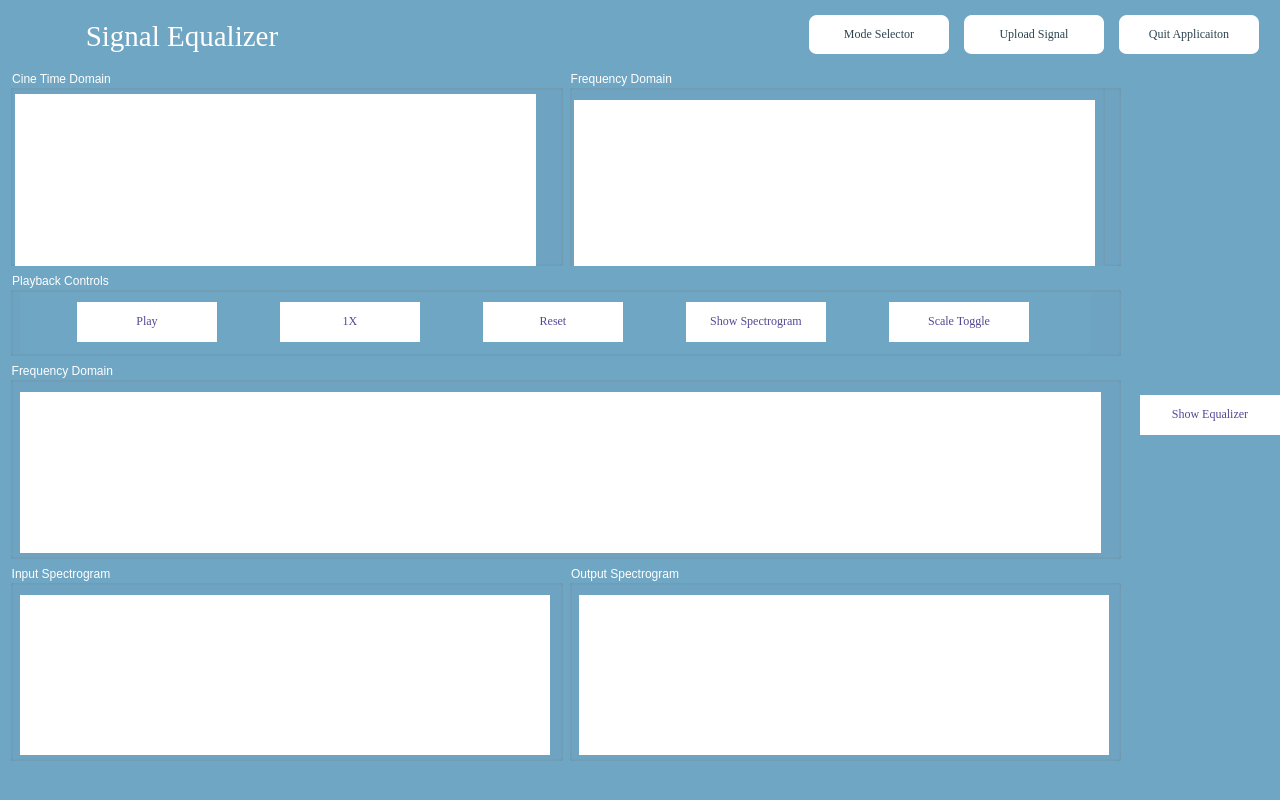
<?xml version="1.0" encoding="UTF-8"?>
<ui version="4.0">
 <class>MainWindow</class>
 <widget class="QMainWindow" name="MainWindow">
  <property name="geometry">
   <rect>
    <x>0</x>
    <y>0</y>
    <width>1280</width>
    <height>800</height>
   </rect>
  </property>
  <property name="font">
   <font>
    <family>Times New Roman</family>
   </font>
  </property>
  <property name="windowTitle">
   <string>MainWindow</string>
  </property>
  <property name="styleSheet">
   <string notr="true">background-color: rgb(111, 166, 195);
color:white;</string>
  </property>
  <widget class="QWidget" name="centralwidget">
   <widget class="QWidget" name="horizontalLayoutWidget_4">
    <property name="geometry">
     <rect>
      <x>800</x>
      <y>10</y>
      <width>471</width>
      <height>51</height>
     </rect>
    </property>
    <property name="font">
     <font>
      <family>Times New Roman</family>
     </font>
    </property>
    <layout class="QHBoxLayout" name="top_control_layout">
     <property name="rightMargin">
      <number>0</number>
     </property>
     <item>
      <widget class="QPushButton" name="toggle_mode">
       <property name="sizePolicy">
        <sizepolicy hsizetype="Expanding" vsizetype="Expanding">
         <horstretch>0</horstretch>
         <verstretch>0</verstretch>
        </sizepolicy>
       </property>
       <property name="maximumSize">
        <size>
         <width>140</width>
         <height>40</height>
        </size>
       </property>
       <property name="font">
        <font>
         <family>Times New Roman</family>
        </font>
       </property>
       <property name="cursor">
        <cursorShape>PointingHandCursor</cursorShape>
       </property>
       <property name="styleSheet">
        <string notr="true">QPushButton {
                        border: none;
                        padding: 10px;
				    	  color: rgb(42, 66, 79);
					  background-color: rgb(255, 255, 255);
                        border-bottom: 2px solid transparent;
 					  border-radius:8px;
                        }
</string>
       </property>
       <property name="text">
        <string>Mode Selector</string>
       </property>
      </widget>
     </item>
     <item>
      <widget class="QPushButton" name="upload_signal">
       <property name="sizePolicy">
        <sizepolicy hsizetype="Expanding" vsizetype="Expanding">
         <horstretch>0</horstretch>
         <verstretch>0</verstretch>
        </sizepolicy>
       </property>
       <property name="maximumSize">
        <size>
         <width>140</width>
         <height>40</height>
        </size>
       </property>
       <property name="font">
        <font>
         <family>Times New Roman</family>
        </font>
       </property>
       <property name="cursor">
        <cursorShape>PointingHandCursor</cursorShape>
       </property>
       <property name="styleSheet">
        <string notr="true">QPushButton {
                        border: none;
                        padding: 10px;
				    	  color: rgb(42, 66, 79);
					  background-color: rgb(255, 255, 255);
                        border-bottom: 2px solid transparent;
 					  border-radius:8px;
                        }
</string>
       </property>
       <property name="text">
        <string>Upload Signal</string>
       </property>
      </widget>
     </item>
     <item>
      <widget class="QPushButton" name="quit_app">
       <property name="sizePolicy">
        <sizepolicy hsizetype="Expanding" vsizetype="Expanding">
         <horstretch>0</horstretch>
         <verstretch>0</verstretch>
        </sizepolicy>
       </property>
       <property name="maximumSize">
        <size>
         <width>140</width>
         <height>40</height>
        </size>
       </property>
       <property name="font">
        <font>
         <family>Times New Roman</family>
        </font>
       </property>
       <property name="cursor">
        <cursorShape>PointingHandCursor</cursorShape>
       </property>
       <property name="styleSheet">
        <string notr="true">QPushButton {
                        border: none;
                        padding: 10px;
				    	  color: rgb(42, 66, 79);
					  background-color: rgb(255, 255, 255);
                        border-bottom: 2px solid transparent;
 					  border-radius:8px;
                        }
</string>
       </property>
       <property name="text">
        <string>Quit Applicaiton</string>
       </property>
      </widget>
     </item>
    </layout>
   </widget>
   <widget class="QWidget" name="gridLayoutWidget">
    <property name="geometry">
     <rect>
      <x>10</x>
      <y>70</y>
      <width>1111</width>
      <height>691</height>
     </rect>
    </property>
    <layout class="QGridLayout" name="graphs_container">
     <item row="0" column="1">
      <widget class="QGroupBox" name="cine_graph_container_3">
       <property name="title">
        <string>Frequency Domain</string>
       </property>
       <widget class="QWidget" name="widget_7" native="true">
        <property name="geometry">
         <rect>
          <x>5</x>
          <y>30</y>
          <width>521</width>
          <height>271</height>
         </rect>
        </property>
        <property name="maximumSize">
         <size>
          <width>16777215</width>
          <height>16777215</height>
         </size>
        </property>
        <property name="styleSheet">
         <string notr="true">background-color:white;</string>
        </property>
       </widget>
       <widget class="QGroupBox" name="cine_graph_container_4">
        <property name="geometry">
         <rect>
          <x>0</x>
          <y>0</y>
          <width>536</width>
          <height>309</height>
         </rect>
        </property>
        <property name="title">
         <string>Frequency Domain </string>
        </property>
        <widget class="QWidget" name="widget_8" native="true">
         <property name="geometry">
          <rect>
           <x>5</x>
           <y>30</y>
           <width>521</width>
           <height>271</height>
          </rect>
         </property>
         <property name="maximumSize">
          <size>
           <width>16777215</width>
           <height>16777215</height>
          </size>
         </property>
         <property name="styleSheet">
          <string notr="true">background-color:white;</string>
         </property>
        </widget>
       </widget>
      </widget>
     </item>
     <item row="0" column="0">
      <widget class="QGroupBox" name="ipSpectogram_graph_container_2">
       <property name="title">
        <string>Cine Time Domain</string>
       </property>
       <widget class="QWidget" name="widget_2" native="true">
        <property name="geometry">
         <rect>
          <x>5</x>
          <y>24</y>
          <width>521</width>
          <height>271</height>
         </rect>
        </property>
        <property name="maximumSize">
         <size>
          <width>16777215</width>
          <height>16777215</height>
         </size>
        </property>
        <property name="styleSheet">
         <string notr="true">background-color:white;</string>
        </property>
       </widget>
      </widget>
     </item>
     <item row="2" column="0" colspan="2">
      <widget class="QGroupBox" name="status_group">
       <property name="maximumSize">
        <size>
         <width>16777215</width>
         <height>84</height>
        </size>
       </property>
       <property name="toolTip">
        <string/>
       </property>
       <property name="title">
        <string>Playback Controls</string>
       </property>
       <widget class="QWidget" name="horizontalLayoutWidget">
        <property name="geometry">
         <rect>
          <x>10</x>
          <y>20</y>
          <width>1071</width>
          <height>61</height>
         </rect>
        </property>
        <layout class="QHBoxLayout" name="horizontalLayout_2">
         <item>
          <widget class="QPushButton" name="play_pause_button">
           <property name="sizePolicy">
            <sizepolicy hsizetype="Expanding" vsizetype="Expanding">
             <horstretch>0</horstretch>
             <verstretch>0</verstretch>
            </sizepolicy>
           </property>
           <property name="maximumSize">
            <size>
             <width>140</width>
             <height>40</height>
            </size>
           </property>
           <property name="font">
            <font>
             <family>Times New Roman</family>
            </font>
           </property>
           <property name="cursor">
            <cursorShape>PointingHandCursor</cursorShape>
           </property>
           <property name="styleSheet">
            <string notr="true">QPushButton {
                        border: none;
                        padding: 10px;
                        color: rgb(83,71,146);
					  background-color: rgb(255, 255, 255);
                        border-bottom: 2px solid transparent;
                        }
QPushButton:hover {
					  background-color: rgb(240,240,240);
                        }</string>
           </property>
           <property name="text">
            <string>Play</string>
           </property>
          </widget>
         </item>
         <item>
          <widget class="QPushButton" name="speed_button">
           <property name="sizePolicy">
            <sizepolicy hsizetype="Expanding" vsizetype="Expanding">
             <horstretch>0</horstretch>
             <verstretch>0</verstretch>
            </sizepolicy>
           </property>
           <property name="maximumSize">
            <size>
             <width>140</width>
             <height>40</height>
            </size>
           </property>
           <property name="font">
            <font>
             <family>Times New Roman</family>
            </font>
           </property>
           <property name="cursor">
            <cursorShape>PointingHandCursor</cursorShape>
           </property>
           <property name="styleSheet">
            <string notr="true">QPushButton {
                        border: none;
                        padding: 10px;
                        color: rgb(83,71,146);
					  background-color: rgb(255, 255, 255);
                        border-bottom: 2px solid transparent;
                        }
QPushButton:hover {
					  background-color: rgb(240,240,240);
                        }</string>
           </property>
           <property name="text">
            <string>1X</string>
           </property>
          </widget>
         </item>
         <item>
          <widget class="QPushButton" name="reset_button">
           <property name="sizePolicy">
            <sizepolicy hsizetype="Expanding" vsizetype="Expanding">
             <horstretch>0</horstretch>
             <verstretch>0</verstretch>
            </sizepolicy>
           </property>
           <property name="maximumSize">
            <size>
             <width>140</width>
             <height>40</height>
            </size>
           </property>
           <property name="font">
            <font>
             <family>Times New Roman</family>
            </font>
           </property>
           <property name="cursor">
            <cursorShape>PointingHandCursor</cursorShape>
           </property>
           <property name="styleSheet">
            <string notr="true">QPushButton {
                        border: none;
                        padding: 10px;
                        color: rgb(83,71,146);
					  background-color: rgb(255, 255, 255);
                        border-bottom: 2px solid transparent;
                        }
QPushButton:hover {
					  background-color: rgb(240,240,240);
                        }</string>
           </property>
           <property name="text">
            <string>Reset</string>
           </property>
          </widget>
         </item>
         <item>
          <widget class="QPushButton" name="toggle_spectrogram">
           <property name="sizePolicy">
            <sizepolicy hsizetype="Expanding" vsizetype="Expanding">
             <horstretch>0</horstretch>
             <verstretch>0</verstretch>
            </sizepolicy>
           </property>
           <property name="maximumSize">
            <size>
             <width>140</width>
             <height>40</height>
            </size>
           </property>
           <property name="font">
            <font>
             <family>Times New Roman</family>
            </font>
           </property>
           <property name="cursor">
            <cursorShape>PointingHandCursor</cursorShape>
           </property>
           <property name="styleSheet">
            <string notr="true">QPushButton {
                        border: none;
                        padding: 10px;
                        color: rgb(83,71,146);
					  background-color: rgb(255, 255, 255);
                        border-bottom: 2px solid transparent;
                        }
QPushButton:hover {
					  background-color: rgb(240,240,240);
                        }</string>
           </property>
           <property name="text">
            <string>Show Spectrogram</string>
           </property>
          </widget>
         </item>
         <item>
          <widget class="QPushButton" name="toggle_scale">
           <property name="sizePolicy">
            <sizepolicy hsizetype="Expanding" vsizetype="Expanding">
             <horstretch>0</horstretch>
             <verstretch>0</verstretch>
            </sizepolicy>
           </property>
           <property name="maximumSize">
            <size>
             <width>140</width>
             <height>40</height>
            </size>
           </property>
           <property name="font">
            <font>
             <family>Times New Roman</family>
            </font>
           </property>
           <property name="cursor">
            <cursorShape>PointingHandCursor</cursorShape>
           </property>
           <property name="styleSheet">
            <string notr="true">QPushButton {
                        border: none;
                        padding: 10px;
                        color: rgb(83,71,146);
					  background-color: rgb(255, 255, 255);
                        border-bottom: 2px solid transparent;
                        }
QPushButton:hover {
					  background-color: rgb(240,240,240);
                        }</string>
           </property>
           <property name="text">
            <string>Scale Toggle</string>
           </property>
          </widget>
         </item>
        </layout>
       </widget>
      </widget>
     </item>
     <item row="4" column="0">
      <widget class="QGroupBox" name="ipSpectogram_graph_container">
       <property name="title">
        <string>Input Spectrogram</string>
       </property>
       <widget class="QWidget" name="widget_4" native="true">
        <property name="geometry">
         <rect>
          <x>10</x>
          <y>30</y>
          <width>530</width>
          <height>160</height>
         </rect>
        </property>
        <property name="maximumSize">
         <size>
          <width>16777215</width>
          <height>16777215</height>
         </size>
        </property>
        <property name="styleSheet">
         <string notr="true">background-color:white;</string>
        </property>
       </widget>
      </widget>
     </item>
     <item row="3" column="0" colspan="2">
      <widget class="QGroupBox" name="cine_graph_container_6">
       <property name="title">
        <string>Frequency Domain </string>
       </property>
       <widget class="QWidget" name="widget_10" native="true">
        <property name="geometry">
         <rect>
          <x>10</x>
          <y>30</y>
          <width>1081</width>
          <height>161</height>
         </rect>
        </property>
        <property name="maximumSize">
         <size>
          <width>16777215</width>
          <height>16777215</height>
         </size>
        </property>
        <property name="styleSheet">
         <string notr="true">background-color:white;</string>
        </property>
       </widget>
      </widget>
     </item>
     <item row="4" column="1">
      <widget class="QGroupBox" name="cine_graph_container_5">
       <property name="title">
        <string>Output Spectrogram</string>
       </property>
       <widget class="QWidget" name="widget_3" native="true">
        <property name="geometry">
         <rect>
          <x>10</x>
          <y>30</y>
          <width>530</width>
          <height>160</height>
         </rect>
        </property>
        <property name="maximumSize">
         <size>
          <width>16777215</width>
          <height>16777215</height>
         </size>
        </property>
        <property name="styleSheet">
         <string notr="true">background-color:white;</string>
        </property>
       </widget>
      </widget>
     </item>
    </layout>
   </widget>
   <widget class="QWidget" name="verticalLayoutWidget">
    <property name="geometry">
     <rect>
      <x>1140</x>
      <y>80</y>
      <width>141</width>
      <height>671</height>
     </rect>
    </property>
    <layout class="QVBoxLayout" name="right_control_layout">
     <item>
      <widget class="QPushButton" name="toggle_equalizer_control">
       <property name="sizePolicy">
        <sizepolicy hsizetype="Expanding" vsizetype="Expanding">
         <horstretch>0</horstretch>
         <verstretch>0</verstretch>
        </sizepolicy>
       </property>
       <property name="maximumSize">
        <size>
         <width>140</width>
         <height>40</height>
        </size>
       </property>
       <property name="font">
        <font>
         <family>Times New Roman</family>
        </font>
       </property>
       <property name="cursor">
        <cursorShape>PointingHandCursor</cursorShape>
       </property>
       <property name="styleSheet">
        <string notr="true">QPushButton {
                        border: none;
                        padding: 10px;
                        color: rgb(83,71,146);
					  background-color: rgb(255, 255, 255);
                        border-bottom: 2px solid transparent;
                        }</string>
       </property>
       <property name="text">
        <string>Show Equalizer</string>
       </property>
      </widget>
     </item>
    </layout>
   </widget>
   <widget class="QWidget" name="horizontalLayoutWidget_2">
    <property name="geometry">
     <rect>
      <x>10</x>
      <y>10</y>
      <width>291</width>
      <height>52</height>
     </rect>
    </property>
    <property name="font">
     <font>
      <family>Times New Roman</family>
     </font>
    </property>
    <layout class="QHBoxLayout" name="title_layout">
     <item>
      <widget class="QLabel" name="title_icon">
       <property name="maximumSize">
        <size>
         <width>40</width>
         <height>40</height>
        </size>
       </property>
       <property name="font">
        <font>
         <family>Times New Roman</family>
        </font>
       </property>
       <property name="text">
        <string/>
       </property>
       <property name="pixmap">
        <pixmap>../src/title_icon.png</pixmap>
       </property>
       <property name="scaledContents">
        <bool>true</bool>
       </property>
      </widget>
     </item>
     <item>
      <widget class="QLabel" name="title_name">
       <property name="maximumSize">
        <size>
         <width>220</width>
         <height>40</height>
        </size>
       </property>
       <property name="font">
        <font>
         <family>Times New Roman</family>
         <pointsize>22</pointsize>
        </font>
       </property>
       <property name="styleSheet">
        <string notr="true"/>
       </property>
       <property name="text">
        <string>Signal Equalizer</string>
       </property>
       <property name="alignment">
        <set>Qt::AlignCenter</set>
       </property>
      </widget>
     </item>
    </layout>
   </widget>
  </widget>
  <widget class="QMenuBar" name="menubar">
   <property name="geometry">
    <rect>
     <x>0</x>
     <y>0</y>
     <width>1280</width>
     <height>22</height>
    </rect>
   </property>
  </widget>
  <widget class="QStatusBar" name="statusbar"/>
 </widget>
 <resources/>
 <connections/>
</ui>
